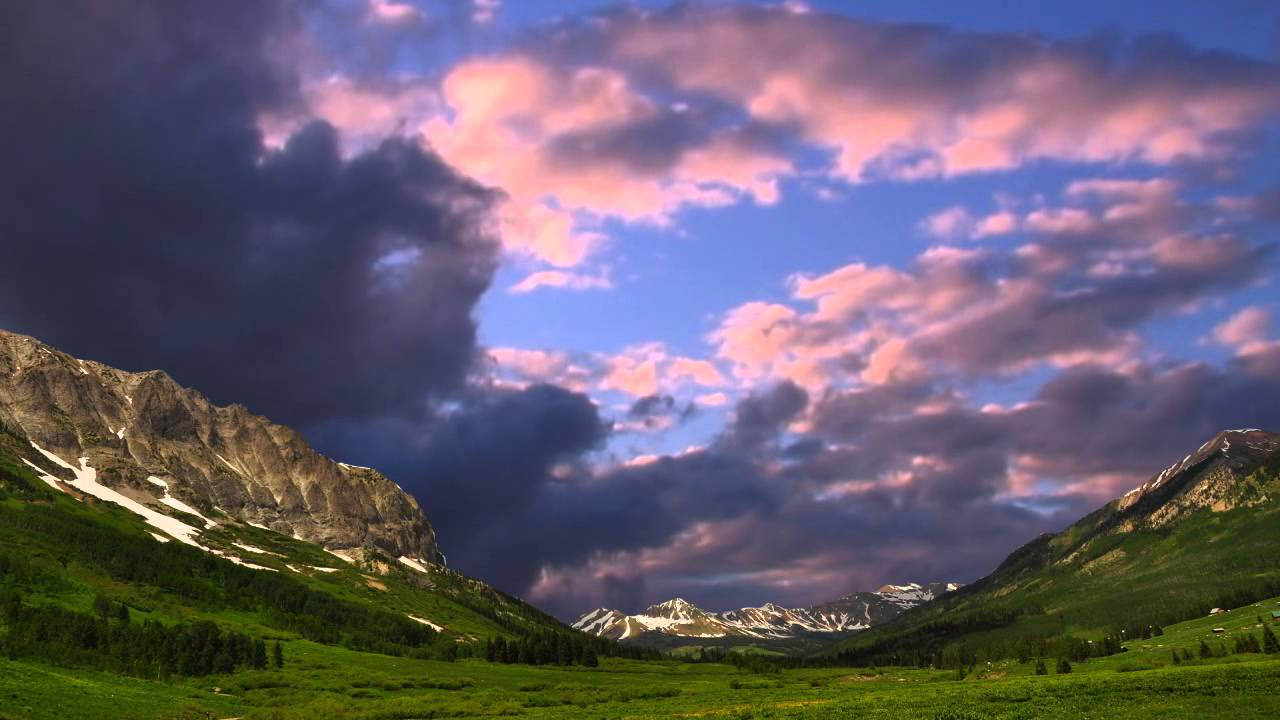
#> input picture GeneticDesignProject/Image-lib/background-lib/Dawn/1.jpg, 1280 x 720 px, found by its file name
$ python apps_instaPostStyle3.py   (older library calls are emulated)
#> lines starting #> are read from the running program, lines starting #| are printed output that depends on the picture; long printed decimals are rounded
### GeneticDesignProject/Algorithm_backgroundSelection.py
from PIL import Image
import os, os.path
import random
import numpy as np

# This algorithm will select a picture as background with a random number
def backgroundSelection(category = None):
#> called with category = 'Dawn'
    imgBox = [] #This image boc will store the image for selection
    # Determine each path of each category
    cityPath = '/home/linkgish/Desktop/WebApp2/GeneticDesignProject/Image-lib/background-lib/City/'
    dawnPath = '/home/linkgish/Desktop/WebApp2/GeneticDesignProject/Image-lib/background-lib/Dawn/'
    duskPath = '/home/linkgish/Desktop/WebApp2/GeneticDesignProject/Image-lib/background-lib/Dusk/'
    nightPath = '/home/linkgish/Desktop/WebApp2/GeneticDesignProject/Image-lib/background-lib/Night/'
    lightPath = '/home/linkgish/Desktop/WebApp2/GeneticDesignProject/Image-lib/background-lib/Light/'
    darkPath = '/home/linkgish/Desktop/WebApp2/GeneticDesignProject/Image-lib/background-lib/Dark/'
    listNature = [dawnPath, duskPath, nightPath]    # Just a multi category for Nature category
    if category == 'Nature':        # If Nature selected so it will draw a random category
        selected = random.randint(0,2)
        path = listNature[selected]
        print('Selected Path = ', path)
    # Option of category and it path
    if category == 'City':
        path = cityPath
    elif category == 'Dawn':
        path = dawnPath
    elif category == 'Dusk':
        path = duskPath
    elif category == 'Night':
        path = nightPath
    elif category == 'Light':
        path = lightPath
    elif category == 'Dark':
        path = darkPath
    else:
        print('Category do not exist. Error (001)')
    # This will filter image by its format so the other non image file will not distrub the randomize section
    validImage = [".jpg", ".jpeg", ".png"]
    # Import image and store it in the image box
    for image in os.listdir(path):
        extensionImage = os.path.splitext(image)[1]
        if extensionImage.lower() not in validImage:
            continue    #Skip the file that non image format
        imgBox.append(Image.open(os.path.join(path,image)))
    # This is the main part, randomize the image based on the number of it list index
    imgRandom = random.randint(0,len(imgBox)-1)
#> imgRandom = 1
    print('Selected Image = ', imgBox[imgRandom])   #Print the selected image in Image PIL format
#| Selected Image =  <PIL.JpegImagePlugin.JpegImageFile image mode=RGB size=1920x1200 at 0x7F961F54BA10>

    return imgBox[imgRandom]    #Just return the random image

# RUntest
# backgroundSelection(category='Nature')

### GeneticDesignProject/Algorithm_BackgroundManipulation.py
import cv2
import numpy as np
from matplotlib import pyplot as plt
from random import randint
from PIL import Image
# from Algorithm_logoMaker import imgResizer

# This algorithm will use gamma to dim the background
def GammaCorrection(image=None, gamma=2.5):
    lookUpTable = np.empty((1,256), np.uint8)
    for i in range(256):
        lookUpTable[0,i] = np.clip(pow(i / 255.0, gamma) * 255.0, 0, 255)
    res = cv2.LUT(image, lookUpTable)

    # if np.shape(image)[2] ==3:
    #     res = cv2.cvtColor(res, cv2.COLOR_BGR2RGB)
    #     res = Image.fromarray(res)

    return (res)

# Determine the gamma level with histogram
def whatsGamma(img_source = None):
    plt.hist(img_source.ravel(),256,[0,256])
    histr = cv2.calcHist([img_source], [0], None, [256], [0,256]) #Channel set to 0 for Grayscale image

    dark = np.average(histr[:127]) # Dark color area
    light = np.average(histr[127:]) # Bright color area
    ave = np.average(histr) #Average of the histogram, the number should be fixed based on the image resolution
    gamma = ((ave+light)/ave)+0.5   # This is trial and error algorithm, change if there is a better algorithm
    print('Gamma changer algorithm...')
    print('dark = ', dark)
    print('light = ', light)
    # print('ave = ', ave)
    print('gamma = ', gamma)
    # [9 lines of commented-out code are left out]
    return gamma
    # plt.show()


# [77 lines left out: functions makeGradientImage, pasteTransparentImage, imgResizer, not called in this run]

### GeneticDesignProject/Algorithm_Crop1x1.py
import cv2
import numpy as np
from PIL import ImageFont, ImageDraw, Image, ImageFilter

# This is algorithm to cropping image in 1x1 dimension with openCV
def crop1x1_cv2(img_source,img_size):
    #img_source = str(img_source)
    #img = cv2.imread(img_source)
    img = img_source
    # Determine the size of image X Y size
    old_size = img.shape[:2]       #Original size
    #print(old_size)
    # => (288, 352)
    ratio = float(img_size)/min(old_size)   #Ratio determined image size
    new_size = tuple([int(x*ratio) for x in old_size])      #Changed to the new size in same ratio
    #print(ratio,' and ',new_size)
    # => 0.6363636363636364  and  (183, 224)#
    img = cv2.resize(img, (new_size[1], new_size[0]))
    # Cropping the image, in it center potition
    if img.shape[1]>=img.shape[0]:
        gap = (img.shape[1]-img.shape[0])//2
        # print(gap)
        new_img = img[0:img.shape[0], gap:img.shape[0]+gap]
        # new_img = img[img.shape[1]:10, img.shape[0]:50]
    else:
        gap = (img.shape[1]-img.shape[0])//2
        # print(gap)
        new_img = img[gap:img.shape[1]+gap, 0:img.shape[1]]
    # [18 lines of commented-out code are left out]
    '''a = np.array([[1,2,3], [4,5,6], [7,8,9]])
    print(a)
    a.reshape(-1,2,2,2)
    print(a)'''
    # [4 lines of commented-out code are left out]
    return new_img

# [7 lines of commented-out code are left out]

### GeneticDesignProject/Algorithm_CopyRight.py
from PIL import ImageFont, ImageDraw, Image, ImageFilter
from Algorithm_colorMaterial import LIGHTorDARK

def drawCopyright(image = None,
                    subsFont = '/home/linkgish/Desktop/WebApp2/GeneticDesignProject/Font-lib/Muli/Muli-RegularItalic.ttf',   #Open custom font):
                    copyRight = 'Generated by AiDesign',
                    useOverlay = True,
        ):
    #Copyright
    result_img = image
    img_size = result_img.size[1]
    subs_font = ImageFont.truetype(subsFont,100)
    textSize = subs_font.getsize(copyRight)

    canvas = Image.new('RGBA', textSize)
    draw = ImageDraw.Draw(canvas)
    draw.text((0,0),copyRight, fill='white',font=subs_font)

    ratio = (result_img.size[1]/50)/textSize[1]
    newSize = int(textSize[0]*ratio), int(textSize[1]*ratio)

    # print(newSize)
    canvas = canvas.resize(newSize, Image.ANTIALIAS)

    # print(canvas)
    colorDominant = LIGHTorDARK(image=result_img,
                        posX=img_size*24//30,
                        posY=img_size*29//30,
                        sizeX=canvas.size[0],
                        sizeY=canvas.size[1]
                        )
    if (useOverlay==True):
        OverlayColor = Image.new('RGBA',canvas.size, color=colorDominant)
        canvas = Image.composite(OverlayColor, canvas, canvas)

        result_img.paste(canvas, (img_size*24//30,(img_size*29//30)), canvas )
        return result_img
    else:
        result_img.paste(canvas, (img_size*24//30,(img_size*29//30)), canvas )
        return result_img


### GeneticDesignProject/Algorithm_colorMaterial.py
import random
from PIL import Image, ImageDraw, ImageFilter, ImageFont
import cv2
from matplotlib import pyplot as plt
import numpy as np

# Light material color
red = (255,205,210)
pink = (248,187,208)
purple = (225,190,231)
deep_purple = (209,196,233)
indigo = (197,202,233)
blue = (187,222,251)
light_blue = (179,229,252)
cyan = (178,235,242)
teal = (178,223,219)

green = (200,230,201)
light_green = (220,237,200)
lime = (240,244,195)
yellow = (255,249,196)
amber = (255,236,179)
orange = (255,224,178)
deep_orange = (255,204,188)
brown = (215,204,200)
grey = (245,245,245)
blue_grey = (207,216,220)

# Dark material color
red800 = (198,40,40)
pink800 = (173,20,87)
purple800 = (106,27,154)
deepPurple800 = (69,39,160)
indigo800 =(40,53,147)
blue800 = (21,101,192)
lightBlue800 = (2,119,189)
cyan800 = (0,131,143)
teal800 = (0,105,92)
green800 = (46,125,50)
lightGreen800 = (85,139,47)
lime800 = (158,157,36)
yellow800 = (249,168,37)
amber800 = (255,143,0)
orange800 = (239,108,0)
deepOrange800 = (216,67,21)
brown800 = (78,52,46)
grey800 = (66,66,66)
blueGrey800 = (55,71,79)

# Function to ram=ndomize the color from database
# [36 lines left out: functions randomMaterialColor, selectColor, not called in this run]


# randomMaterialColor()

def LIGHTorDARK(image=None,
            posX = None, posY = None,
            sizeX = None, sizeY = None,
            ):

    if posX==None:
        image=image
    else:
        x1,y1,x2,y2 = posX, posY, (posX + sizeX), (posY + sizeY)
        image = image.crop((x1,y1,x2,y2))
        print('Auto color BW detection start with (x1,y1,x2,y2) : ',posX,posY,(posX + sizeX),(posY + sizeY))
    print('Result crop is = ',image)
    # image.show()

    # image = image.convert('RGB') #Select background from random image in a category
    #there is 4 category City, Dawn, Dusk, Night
    # image = Image.open('/home/linkgish/Desktop/WebApp2/GeneticDesignProject/Image-lib/background-lib/City/city-wallpaper-27.jpg')  #Import a single image as background
    #Converting PIL to OpenCV format (2 Dimension to 3 Dimensional Array)
    image = image.convert('RGB')
    image = np.array(image)
    image = image[:, :, ::-1].copy()
    # ploting the Histogram so it can be analyzed
    plt.hist(image.ravel(),256,[0,256])
    histr = cv2.calcHist([image], [0], None, [256], [0,256]) #Channel set to 0 for Grayscale image
    # Describe what is dark and light color, based on their histogram
    dark = np.average(histr[:150])
    light = np.average(histr[127:])
    print('Dark and Light = ',dark,' // ',light)        # Printing the dark and light param
    if (dark)>light:        # If dark give it light
        lightColor = (255,255,255)
        print('lightColor')
        return lightColor
    else:       # If light give it dark color
        darkColor = (55,71,79)
        print('darkColor')
        return darkColor

# [5 lines left out: function addAlpha, not called in this run]

# rgba = addAlpha(rgb=(1,1,1), alpha=20)
# print(rgba)

### GeneticDesignProject/Algorithm_logoMaker.py
from PIL import ImageFont, ImageDraw, Image, ImageFilter
import numpy as np
from Algorithm_Sosmed import drawHashtag
from Algorithm_Sosmed import drawIGaccount
from Algorithm_colorMaterial import LIGHTorDARK
from Algorithm_BackgroundManipulation import pasteTransparentImage
# import cv2
pathLogo_MDC = '/home/linkgish/Desktop/WebApp2/GeneticDesignProject/Image-lib/Logo-lib/logo-MDC-Fit.png'

# [15 lines left out: function drawCustomLogo, not called in this run]


def drawMDClogo(logoPath = pathLogo_MDC,
                targetHeight = 500,
                ):
    # print(logoPath)

    # Finding size only

    # img = cv2.imread(logoPath)
    # cv2.imshow('RAW', img)
    # cv2.waitKey(0)

    # x1 x2 - y1 y2
    # 180 767 - 90 570


    mdc = Image.open(logoPath)
    overlayColor = Image.new('RGBA',(mdc.size),color='white')
    mdcWhite = Image.composite(overlayColor,mdc,mdc)
    ratio = targetHeight/mdcWhite.size[1]
    newSize = int(ratio*mdcWhite.size[0]), int(ratio*mdcWhite.size[1])
    mdcWhite = mdcWhite.resize(newSize, Image.ANTIALIAS)
    # [5 lines of commented-out code are left out]
    print('Logo MDC size = ',mdcWhite.size)
    return mdcWhite
# drawMDClogo()

# [110 lines left out: functions logoResizer, combineLogo, not called in this run]


# combineLogo(mdc = drawMDClogo(),#targetHeight = targetHeight)
#                 hashTag = drawHashtag(), #targetHeight=targetHeight)
#                 instagram = drawIGaccount(instaAccount='@Ai.Design'))
biiLogoPath = '/home/linkgish/Desktop/WebApp2/GeneticDesignProject/Image-lib/Logo-lib/Logo-birohmah.png'
fsldkLogoPath = '/home/linkgish/Desktop/WebApp2/GeneticDesignProject/Image-lib/Logo-lib/logo-fsldklampung.png'
unilaLogoPath = '/home/linkgish/Desktop/WebApp2/GeneticDesignProject/Image-lib/Logo-lib/logo-unila.png'
# [186 lines left out: functions drawOranizerLogo, drawSponsorshipLogo, not called in this run]

# drawSponsorshipLogo().show()

### GeneticDesignProject/apps_instaPostStyle3.py
from PIL import Image, ImageDraw, ImageFilter, ImageFont
import numpy as np
import cv2
from time import ctime

from Algorithm_backgroundSelection import backgroundSelection
from Algorithm_BackgroundManipulation import GammaCorrection, whatsGamma
from Algorithm_Crop1x1 import crop1x1_cv2
from Algorithm_BodyText import makeBodyTextNano2
from Algorithm_Sosmed import drawHashtag, drawIGaccount, drawAnotherSosmed
from Algorithm_CopyRight import drawCopyright
from Algorithm_logoMaker import combineLogo, drawMDClogo, logoResizer, drawCustomLogo

img = backgroundSelection(category='Dawn').convert('RGB') #Select background from random image in a category
#there is 4 category City, Dawn, Dusk, Night
# img = Image.open('/home/linkgish/Desktop/WebApp2/GeneticDesignProject/Image-lib/background-lib/City/city-wallpaper-27.jpg')  #Import a single image as background
#Converting PIL to OpenCV format (2 Dimension to 3 Dimensional Array)
img = np.array(img)
img = img[:, :, ::-1].copy()
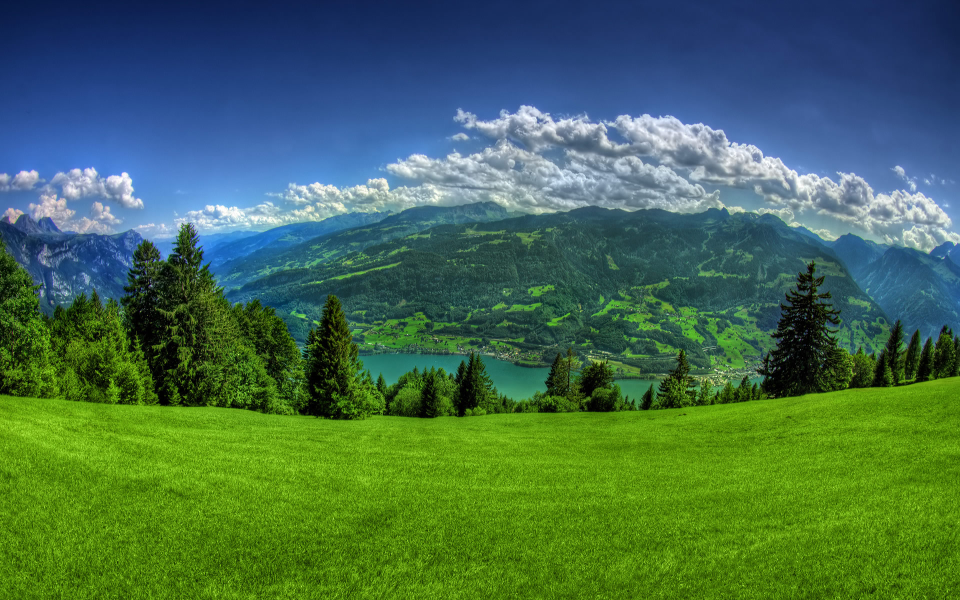
#> img: shape (1200, 1920, 3) (shown at 1/2 size); mean B, G, R 79.1, 108.5, 69.1
#Gamma correction using openCV
gammaIs = whatsGamma(img)   #Determine the number of gamma correction
#> in whatsGamma, `histr = cv2.calcHist([img_source], [0], None, [256], [0,256])`: histr = 256 values, max 230509 at index 0, min 176 at index 254, mean 9000
#> in whatsGamma, `dark = np.average(histr[:127])`: dark = 13134.9
#> in whatsGamma, `light = np.average(histr[127:])`: light = 4929.2
#> in whatsGamma, `ave = np.average(histr)`: ave = 9000
#> in whatsGamma, `gamma = ((ave+light)/ave)+0.5`: gamma = 2.05
#| dark =  13134.937
#| light =  4929.1704
#| gamma =  2.048
#> gammaIs = 2.05
img = GammaCorrection(image=img,
                        gamma=gammaIs)  #Apply the gamma correction
#> in GammaCorrection, `res = cv2.LUT(image, lookUpTable)`:
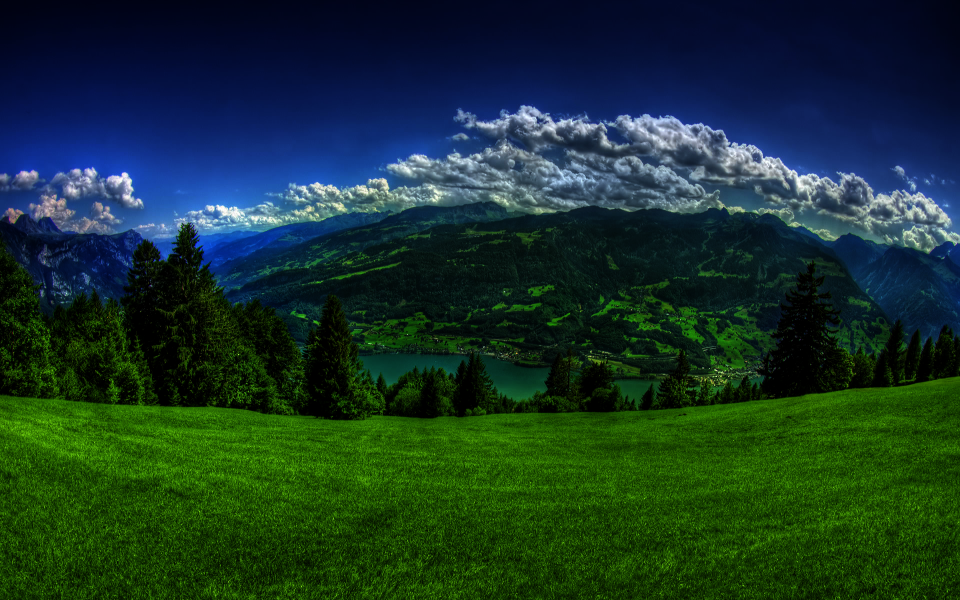
#> res: shape (1200, 1920, 3) (shown at 1/2 size); mean B, G, R 41.6, 52.9, 23.8
img_size = 2000     #Change the image size, so it will be better for uploading
img = crop1x1_cv2(img,img_size)  #Crop the image in square dimension using OpenCV
#> in crop1x1_cv2, `new_img = img[0:img.shape[0], gap:img.shape[0]+gap]`:
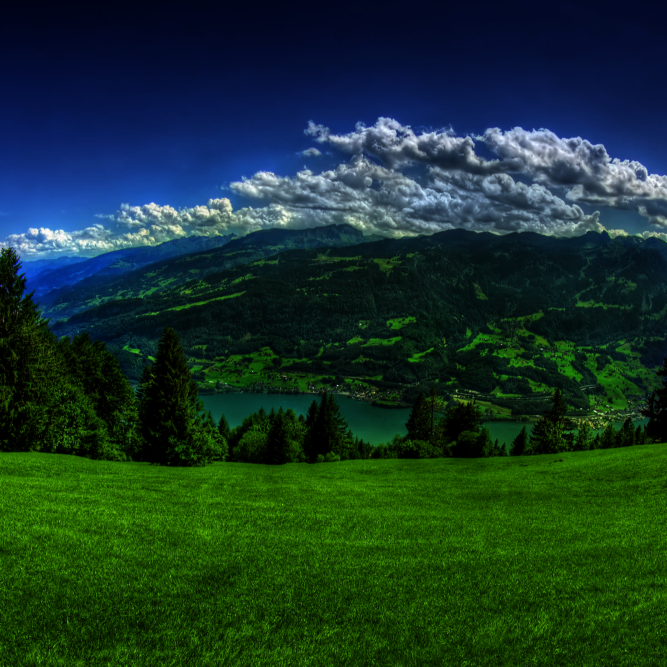
#> new_img: shape (2000, 2000, 3) (shown at 1/3 size); mean B, G, R 41.3, 54, 24.2
# Convert OpenCV format to PIL format
img = cv2.cvtColor(img, cv2.COLOR_BGR2RGB)
#> img: shape (2000, 2000, 3)
img = Image.fromarray(img)
print('Background loaded success....')
# Draw the copyright section in the bottom right
img = drawCopyright(image=img)
#> in drawCopyright, `canvas = Image.new('RGBA', textSize)`: canvas: PIL image 1158x114 RGBA; every value is 0
#> in LIGHTorDARK, `image = image.crop((x1,y1,x2,y2))`:
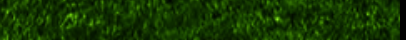
#> image: PIL image 406x40 RGB; mean R, G, B 20.5, 55.8, 0.4
#| Result crop is =  <PIL.Image.Image image mode=RGB size=406x40 at 0x7F961F240050>
#> in LIGHTorDARK, `histr = cv2.calcHist([image], [0], None, [256], [0,256])`: histr = 256 values, max 13077 at index 0, min 0 at index 15, mean 63.44
#> in LIGHTorDARK, `dark = np.average(histr[:150])`: dark = 108.3
#> in LIGHTorDARK, `light = np.average(histr[127:])`: light = 0
#| Dark and Light =  108.267  //  0.0
#> in drawCopyright, `colorDominant = LIGHTorDARK(image=result_img, posX=img_size*24//30, po..`: colorDominant = (255, 255, 255)
#> in drawCopyright, `OverlayColor = Image.new('RGBA',canvas.size, color=colorDominant)`: OverlayColor: PIL image 406x40 RGBA; every value is 255
# Draw some logo in a combination size
# Logo path to create
logo1Path = '/home/linkgish/Desktop/WebApp2/GeneticDesignProject/Image-lib/Logo-lib/logo-www.png'
logo2Path = '/home/linkgish/Desktop/WebApp2/GeneticDesignProject/Image-lib/Logo-lib/logo-whatsapp.png'
logo3Path = '/home/linkgish/Desktop/WebApp2/GeneticDesignProject/Image-lib/Logo-lib/logo-telegram.png'
img = combineLogo(image=img,
                    mdc=drawMDClogo(),
                    # [4 lines of commented-out code are left out]
                    hashTag= drawHashtag(hashTag='baik berisik'),
                    targetHeight= int(img.size[1]/15),
                    isLight=True,
                    ratioWidth = 50,
                    ratioHeight = 80,
                    )
#> (the run stopped early here; a loop or call above may not have finished)
